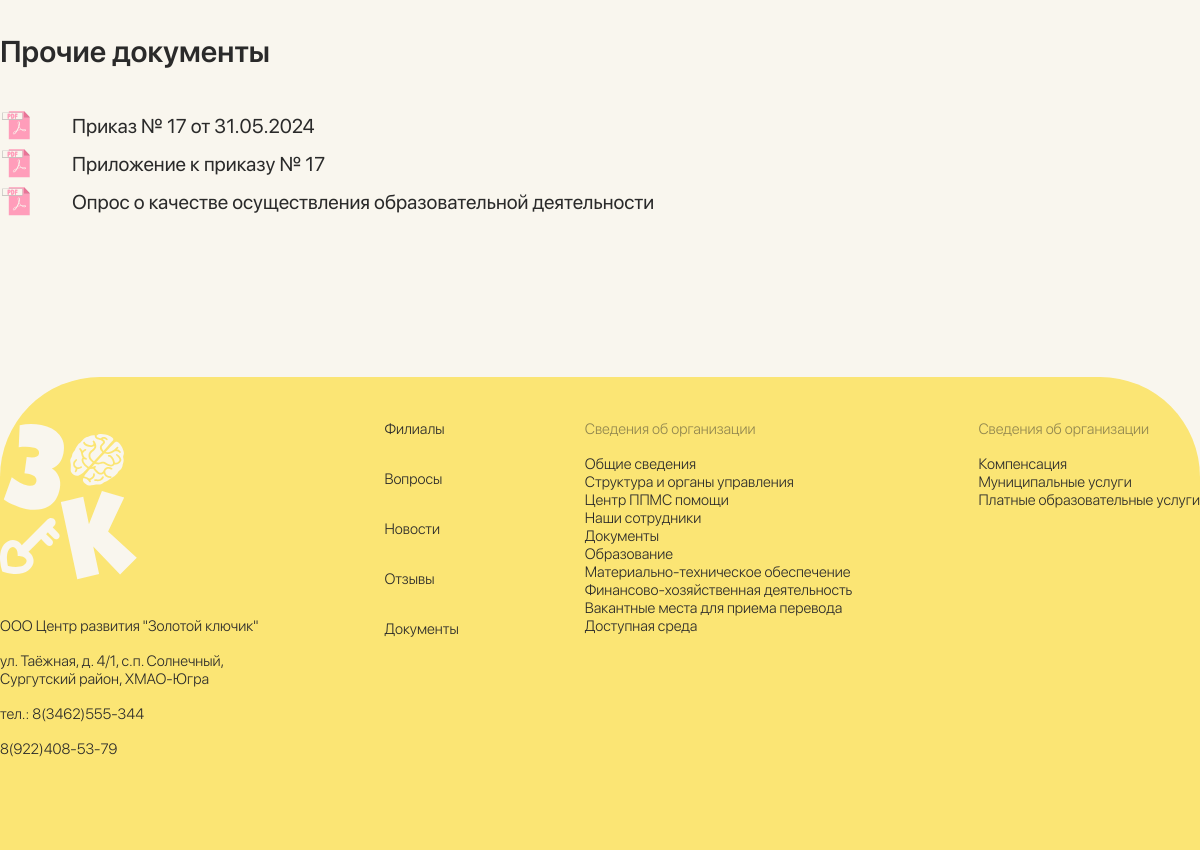
Before: /about (lower part) with the older database file.
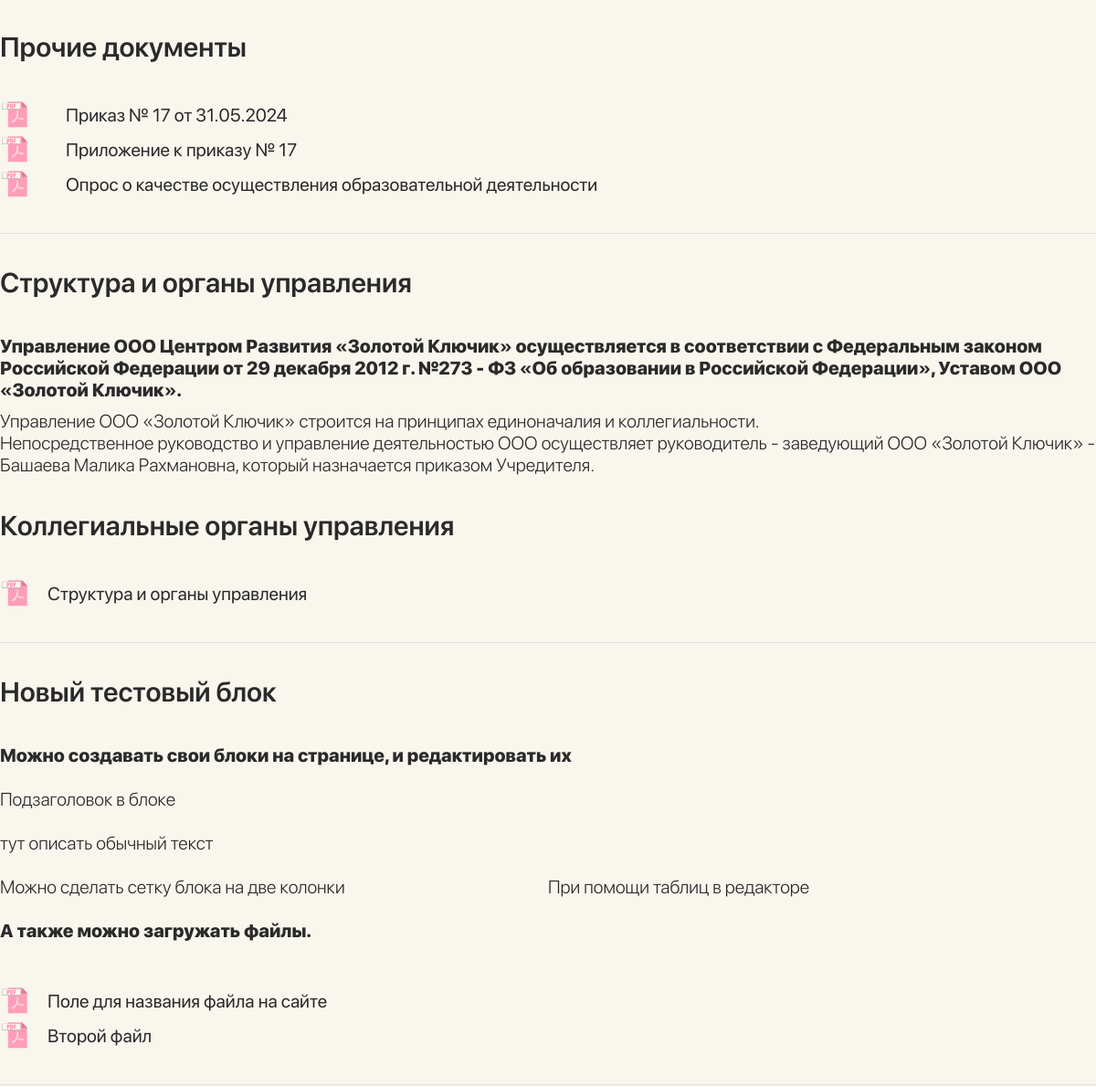
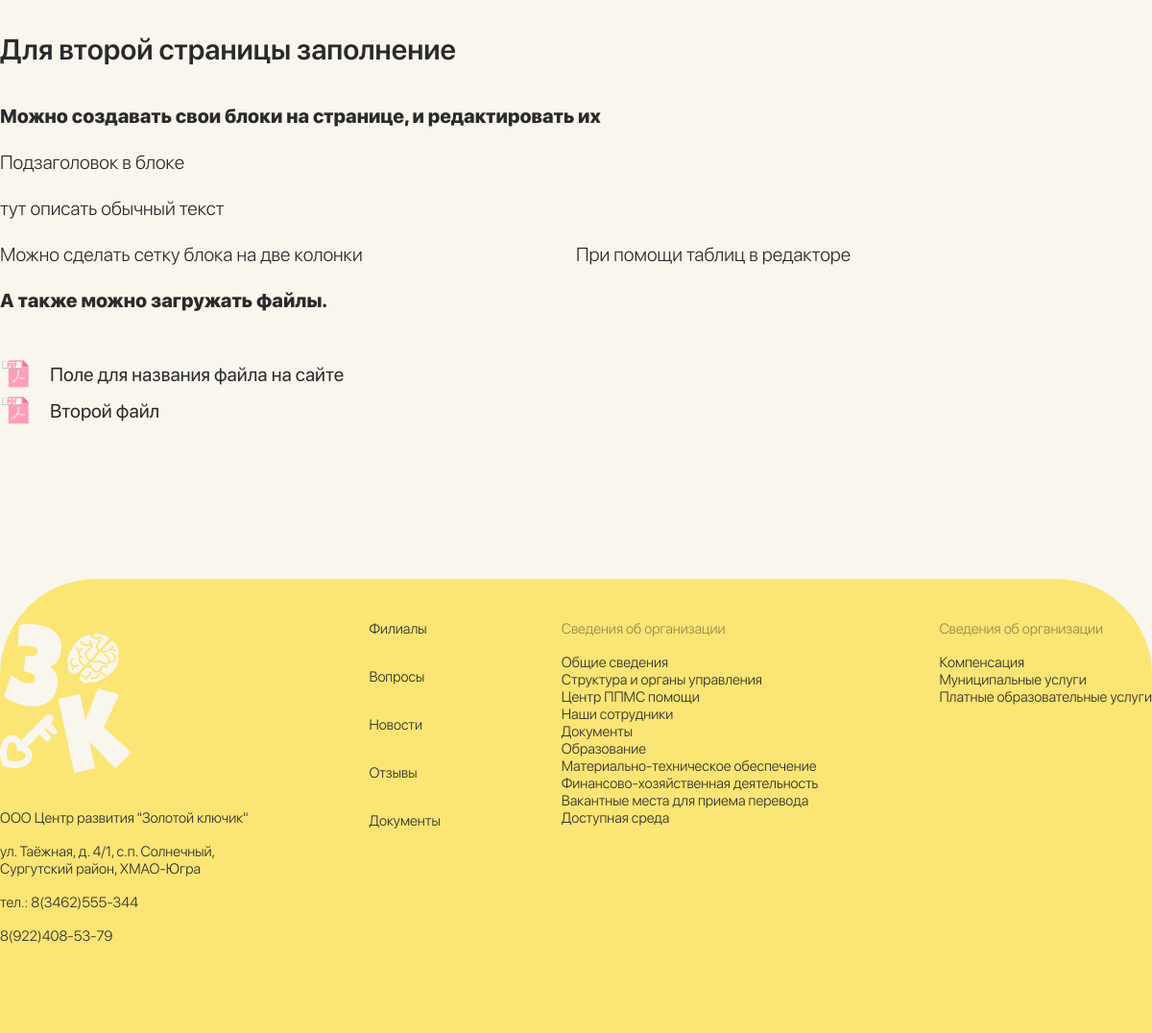
After: the same page with the newer database file (2 pictures, top to bottom).
### main/models.py (models this page shows, shortened)
class DocumentsPage(models.Model):
    title = models.TextField()
    content = HTMLField()
    class Pages(models.TextChoices):
        GOLDENKEY = 'GLK', 'ООО «Золотой ключик»'
        BASHAEVA = 'BSH', 'ИП Башаева М.Р.'
    page = models.CharField(max_length=3, choices=Pages.choices, default=Pages.GOLDENKEY)
    class Meta:
        verbose_name_plural = "Страница с документами"

### main/views.py (the view)
# urls.py: path('about', about, name='about'),
def about(request):
    context = {
        'docsBlocks': DocumentsPage.objects.all()
    }
    return render(request, 'main/aboutFull.html', context)

### main/templates/main/aboutFull.html (shortened to what this page needs)
{% extends "base.html" %}
{% load static %}
{% block content %}
<section>
  <div class="wrapper">
    <div class="about">
      <div class="about__info">
        <ul class="about__items">
        <li class="about__item">
            <h3 class="about__docs-title">Прочие документы</h3>
            <ul class="about__docs-list">
              <li class="about__docs-item">
                <a href="{% static 'docs/Приказ № 17 от 31.05.2024.pdf' %}" target="_blank"
                  ><img src="{% static 'img/document123123123.svg' %}" alt="" />Приказ № 17 от 31.05.2024</a
                >
              </li>
              <li class="about__docs-item">
                <a href="{% static 'docs/Приложение к приказу № 17.pdf' %}" target="_blank"
                  ><img src="{% static 'img/document123123123.svg' %}" alt="" />Приложение к приказу № 17</a
                >
              </li>
              <li class="about__docs-item">
                <a href="{% static 'docs/Опрос о качестве осуществления образовательной деятельности.pdf' %}" target="_blank"
                  ><img src="{% static 'img/document123123123.svg' %}" alt="" />Опрос о качестве осуществления образовательной деятельности</a
                >
            </li>
            </ul>
        </li>
        {% for block in docsBlocks %}
        <li class="about__item">
          <h3 class="about__docs-title">{{ block.title }}</h3>
          {% autoescape off %}
          {{ block.content }}
          {% endautoescape %}
        </li>
        {% endfor %}
        </ul>
      </div>
    </div>
  </div>
</section>
{% endblock content %}

Changed rows visible on the page:
added DocumentsPage: title "Структура и органы управления", content "Управление ООО Центром Развития «Золотой Ключик» осуществляется в соответствии с Федеральным законом Российской Федерации от 29 декабря 2012 г. №273 - ФЗ «Об образовании в Российской Федерации», Уставом ООО «Золотой Ключик». Управление ООО «Золотой Ключик» строится на принципах единоначалия и коллегиальности. Непосредственное руководство и управление деятельностью ООО осуществляет руководитель - заведующий ООО «Золотой Ключик» - Башаева Малика Рахмановна, который назначается приказом Учредителя. Коллегиальные органы управления Структура и органы управления"
added DocumentsPage: title "Новый тестовый блок", content "Можно создавать свои блоки на странице, и редактировать их Подзаголовок в блоке тут описать обычный текст Можно сделать сетку блока на две колонки При помощи таблиц в редакторе А также можно загружать файлы. Поле для названия файла на сайте Второй файл"
added DocumentsPage: title "Для второй страницы заполнение", content "Можно создавать свои блоки на странице, и редактировать их Подзаголовок в блоке тут описать обычный текст Можно сделать сетку блока на две колонки При помощи таблиц в редакторе А также можно загружать файлы. Поле для названия файла на сайте Второй файл"
